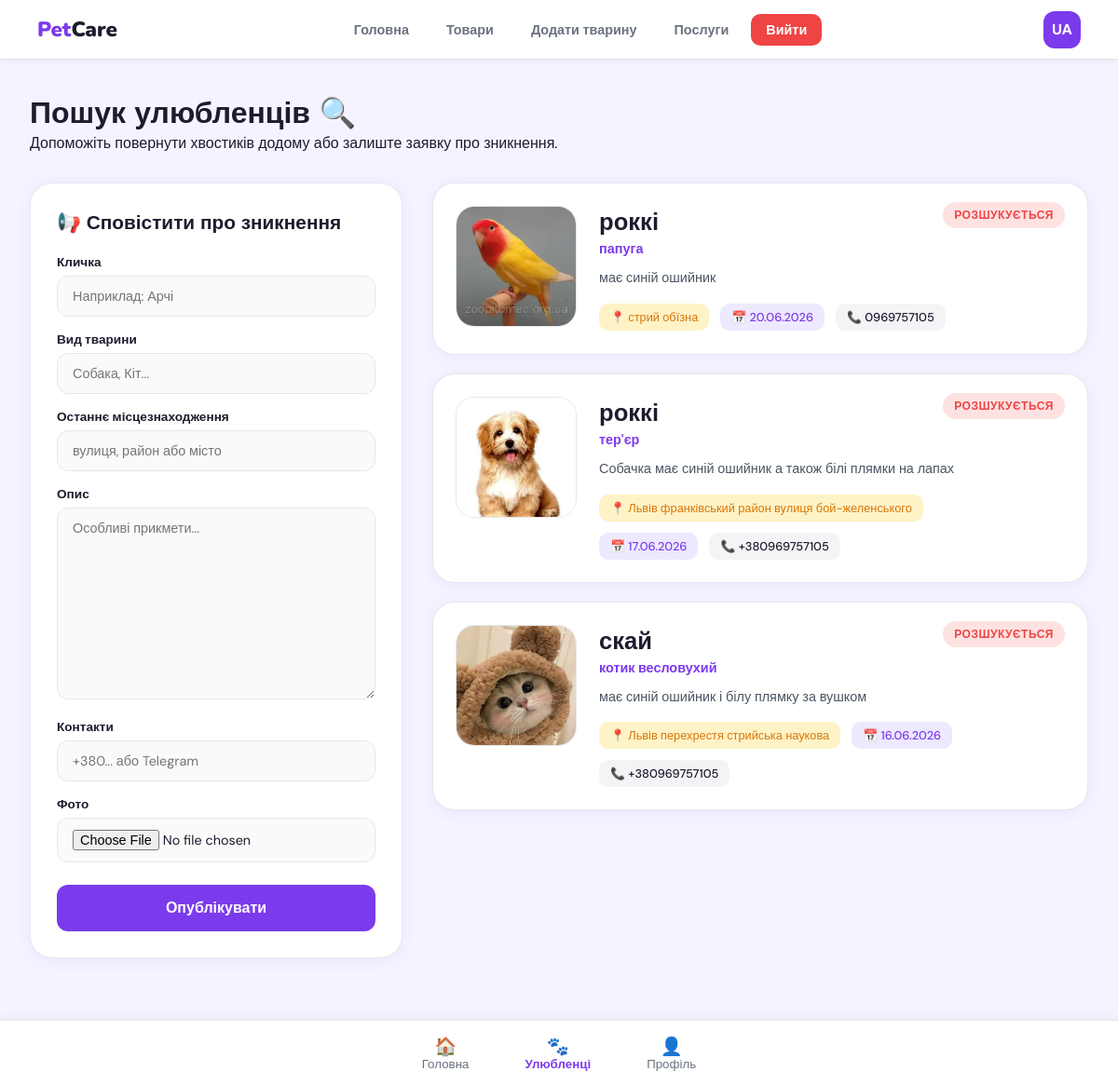
Page /find_pets on the committed database.
### main/models.py (models this page shows, shortened)
class find_Pets(models.Model):
    STATUS_CHOICES = [
        ('lost', 'Розшукується'),
        ('found', 'Знайдено'),
    ]
    user = models.ForeignKey(User,on_delete=models.CASCADE,verbose_name='Автор')
    pet_name = models.CharField(max_length=80,verbose_name='кличка')
    pet_type = models.CharField(max_length=100,verbose_name='Вид тварини')
    last_location = models.CharField(max_length=200,verbose_name="Останнє місцезнаходження")
    discrp = models.CharField(max_length=300, verbose_name='Опис')
    contacts = models.CharField(max_length=100, verbose_name="Контакти")
    img = models.ImageField(upload_to='lost_pets/', blank=True, null=True, verbose_name="Фото")
    created_at = models.DateTimeField(auto_now_add=True)
    status = models.CharField(max_length=20,choices=STATUS_CHOICES,default='lost',verbose_name='статус')
    class Meta:
        verbose_name="Зниклі тварини"

### main/views.py (the view)
# urls.py: path('find_pets',views.find_pets, name='find_pets'),
def find_pets(request):
    if request.method == 'POST':
        form = Finf_Pet_Form(request.POST, request.FILES)
        if form.is_valid():
            lost_pet = form.save(commit=False) # Кажемо: "Підготуй запис, але в базу поки не кидай"
            lost_pet.user = request.user       # Вказуємо, ХТО саме автор цього оголошення
            lost_pet.save()                    # А ось тепер остаточно зберігаємо в базу даних!
            return redirect('find_pets')       # Очищаємо сторінку (перенаправляємо самі на себе)
    else:
        form = Finf_Pet_Form() # Даємо йому просто чисту, порожню форму для заповнення
    lost_pets_list = find_Pets.objects.all().order_by('-created_at')
    return render(request, 'main/find_pets.html', {
        'form': form,
        'find_pets': lost_pets_list
    })

### main/form.py
class Finf_Pet_Form(forms.ModelForm):
    class Meta:
        model = find_Pets
        fields = ['pet_name', 'pet_type', 'last_location', 'discrp', 'contacts', 'img']
        widgets = {
            'pet_name': forms.TextInput(attrs={'class': 'form-control', 'placeholder': 'Наприклад: Арчі'}),
            'pet_type': forms.TextInput(attrs={'class': 'form-control', 'placeholder': 'Собака, Кіт...'}),
            'last_location': forms.TextInput(attrs={'class': 'form-control', 'placeholder': 'вулиця, район або місто'}),
            'discrp': forms.Textarea(attrs={'class': 'form-control', 'placeholder': 'Особливі прикмети...'}),
            'contacts': forms.TextInput(attrs={'class': 'form-control', 'placeholder': '+380... або Telegram'}),
            'img': forms.FileInput(attrs={'class': 'form-control'}),
        }

### main/templates/main/find_pets.html (shortened to what this page needs)
{% load static %}
<!DOCTYPE html>
<html lang="uk">
<head>
</head>
<body>
    <nav>
        <a href="{% url 'home' %}" class="nav-logo">Pet<span>Care</span></a>
        <ul class="nav-links">
            <li><a href="{% url 'home' %}">Головна</a></li>
            <li><a href="{% url 'shop_page' %}">Товари</a></li>
            <li><a href="{% url 'register_pets' %}">Додати тварину</a></li>
            <li><a href="{% url 'servises' %}">Послуги</a></li>
            <li><a style="background-color: #EF4444; color: white;" href="{% url 'logout' %}">Вийти</a></li>
        </ul>
        <div class="nav-right">
            <div class="avatar">UA</div>
        </div>
    </nav>
    <div class="page">
        <div class="page-header">
            <h1>Пошук улюбленців 🔍</h1>
            <p>Допоможіть повернути хвостиків додому або залиште заявку про зникнення.</p>
        </div>
        <div class="grid">
            <div class="sidebar-form">
                <div class="card">
                    <div class="card-title">📢 Сповістити про зникнення</div>
                    <form method="POST" enctype="multipart/form-data">
                        {% for field in form %}
                        <div class="form-group">
                            <label for="{{ field.id_for_label }}">{{ field.label }}</label>
                            {{ field }}
                        </div>
                        {% endfor %}
                        <button type="submit" class="btn-submit">Опублікувати</button>
                    </form>
                </div>
            </div>
            <div class="feed-column">
                {% for pet in find_pets %}
                <div class="pet-card" {% if pet.status == 'found' %}style="opacity: 0.85;"{% endif %}>
                    {% if pet.status == 'lost' %}
                        <span class="badge-status" style="background: #FEE2E2; color: var(--red);">Розшукується</span>
                    {% else %}
                        <span class="badge-status" style="background: #D1FAE5; color: var(--green);">Вдома 🎉</span>
                    {% endif %}
                    <div class="pet-photo">
                        {% if pet.img %}
                            <img src="{{ pet.img.url }}" alt="{{ pet.pet_name }}">
                        {% else %}
                            <img src="{% static 'main/images/no-image.png' %}" alt="Немає фото">
                        {% endif %}
                    </div>
                    <div class="pet-info">
                        <h2>{{ pet.pet_name }}</h2>
                        <p class="breed"><span>{{ pet.pet_type }}</span></p>
                        <p class="pet-description">
                            {{ pet.discrp }}
                        </p>
                        <div class="meta-row">
                            <div class="meta-chip location">📍 {{ pet.last_location }}</div>
                            <div class="meta-chip date">📅 {{ pet.created_at|date:"d.m.Y" }}</div>
                            <div class="meta-chip">📞 {{ pet.contacts }}</div>
                        </div>
                    </div>
                </div>
                {% empty %}
                <div class="card" style="text-align: center; width: 100%;">
                    <p style="color: var(--muted);">Наразі немає активних оголошень. Усі хвостики вдома! 🥰</p>
                </div>
                {% endfor %}
            </div>
        </div>
    </div>
    <div class="bottom-bar">
        <button class="tab-btn">
            <div class="tab-icon">🏠</div>
            <span>Головна</span>
        </button>
        <button class="tab-btn active">
            <div class="tab-icon">🐾</div>
            <span>Улюбленці</span>
        </button>
        <button class="tab-btn">
            <div class="tab-icon">👤</div>
            <span>Профіль</span>
        </button>
    </div>
</body>
</html>

### main/templates/main/find_pets.html (style rules this page uses)
:root { --purple: #7C3AED; --purple-light: #EDE9FE; --purple-mid: #A78BFA; --bg: #F5F3FF; --white: #FFFFFF; --text: #1C1C2E; --muted: #6B7280; --border: #E5E7EB; --green: #10B981; --red: #EF4444; --yellow: #F59E0B; --card-shadow: 0 2px 16px rgba(124, 58, 237, 0.08); }
* { box-sizing: border-box; margin: 0; padding: 0; }
body { font-family: 'DM Sans', sans-serif; background: var(--bg); color: var(--text); padding-bottom: 100px; }
nav { background: var(--white); border-bottom: 1px solid var(--border); padding: 0 40px; height: 64px; display: flex; align-items: center; justify-content: space-between; position: sticky; top: 0; z-index: 100; box-shadow: 0 1px 8px rgba(0, 0, 0, 0.06); }
.nav-logo { font-family: 'Nunito', sans-serif; font-weight: 900; font-size: 1.4rem; color: var(--purple); text-decoration: none; }
.nav-logo span { color: var(--text); }
.nav-links { display: flex; gap: 8px; list-style: none; }
.nav-links a { text-decoration: none; color: var(--muted); font-weight: 600; font-size: 0.9rem; padding: 8px 16px; border-radius: 10px; transition: 0.2s; }
.nav-right { display: flex; align-items: center; gap: 16px; }
.avatar { width: 40px; height: 40px; border-radius: 12px; background: var(--purple); color: white; display: flex; align-items: center; justify-content: center; font-weight: 800; }
.page { max-width: 1200px; margin: 0 auto; padding: 36px 32px; }
.page-header { margin-bottom: 32px; }
.page-header h1 { font-family: 'Nunito', sans-serif; font-size: 2rem; font-weight: 900; }
.grid { display: grid; grid-template-columns: 400px 1fr; gap: 32px; }
.card { background: var(--white); border-radius: 24px; padding: 28px; border: 1px solid var(--border); box-shadow: var(--card-shadow); height: fit-content; }
.card-title { font-family: 'Nunito', sans-serif; font-weight: 800; font-size: 1.3rem; margin-bottom: 20px; display: flex; align-items: center; gap: 8px; }
.form-group { margin-bottom: 16px; }
.form-group label { display: block; font-size: 0.85rem; font-weight: 600; color: var(--text); margin-bottom: 6px; }
.form-control { width: 100%; padding: 12px 16px; border-radius: 12px; border: 1px solid var(--border); font-family: 'DM Sans', sans-serif; font-size: 0.9rem; background: #FAFAFA; color: var(--text); transition: 0.2s; }
textarea.form-control { resize: vertical; min-height: 80px; }
.btn-submit { width: 100%; background: var(--purple); color: var(--white); border: none; padding: 14px; border-radius: 12px; font-family: 'Nunito', sans-serif; font-weight: 700; font-size: 1rem; cursor: pointer; transition: 0.2s; margin-top: 8px; }
.feed-column { display: flex; flex-direction: column; gap: 20px; }
.pet-card { background: var(--white); border-radius: 24px; padding: 24px; box-shadow: var(--card-shadow); border: 1px solid var(--border); display: flex; gap: 24px; align-items: flex-start; position: relative; transition: 0.3s; }
.badge-status { position: absolute; top: 20px; right: 24px; font-size: 0.75rem; font-weight: 700; padding: 6px 12px; border-radius: 20px; text-transform: uppercase; letter-spacing: 0.5px; }
.pet-photo img { width: 130px; height: 130px; border-radius: 20px; object-fit: cover; border: 1px solid var(--border); }
.pet-info { flex-grow: 1; padding-right: 100px; }
.pet-info h2 { font-family: 'Nunito', sans-serif; font-size: 1.6rem; font-weight: 900; margin-bottom: 2px; }
.pet-info .breed { color: var(--muted); font-size: 0.9rem; margin-bottom: 12px; }
.pet-info .breed span { color: var(--purple); font-weight: 700; }
.pet-description { font-size: 0.9rem; color: #4B5563; line-height: 1.5; margin-bottom: 16px; }
.meta-row { display: flex; flex-wrap: wrap; gap: 12px; }
.meta-chip { background: #F3F4F6; border-radius: 10px; padding: 6px 12px; font-size: 0.8rem; color: var(--text); display: flex; align-items: center; gap: 6px; font-weight: 500; }
.meta-chip.location { background: #FEF3C7; color: #D97706; }
.meta-chip.date { background: var(--purple-light); color: var(--purple); }
.bottom-bar { background: var(--white); border-top: 1px solid var(--border); position: fixed; bottom: 0; left: 0; right: 0; height: 70px; display: flex; justify-content: center; align-items: center; box-shadow: 0 -2px 10px rgba(0, 0, 0, 0.05); z-index: 100; }
.tab-btn { background: none; border: none; padding: 10px 30px; color: var(--muted); text-align: center; }
.tab-btn.active { color: var(--purple); font-weight: 700; }
.tab-icon { font-size: 1.2rem; }

### rows in the picture
find_Pets: status "РОЗШУКУЄТЬСЯ", img (picture), pet_name "роккі", pet_type "папуга", discrp "має синій ошийник", last_location "стрий обїзна", created_at "20.06.2026", contacts "0969757105"
find_Pets: status "РОЗШУКУЄТЬСЯ", img (picture), pet_name "роккі", pet_type "тер'єр", discrp "Собачка має синій ошийник а також білі плямки на лапах", last_location "Львів франківський район вулиця бой-желенського", created_at "17.06.2026", contacts "+380969757105"
find_Pets: status "РОЗШУКУЄТЬСЯ", img (picture), pet_name "скай", pet_type "котик весловухий", discrp "має синій ошийник і білу плямку за вушком", last_location "Львів перехрестя стрийська наукова", created_at "16.06.2026", contacts "+380969757105"

### other values in the picture
{{ field.label }} "Кличка" "Вид тварини" "Останнє місцезнаходження" "Опис" "Контакти" "Фото"
